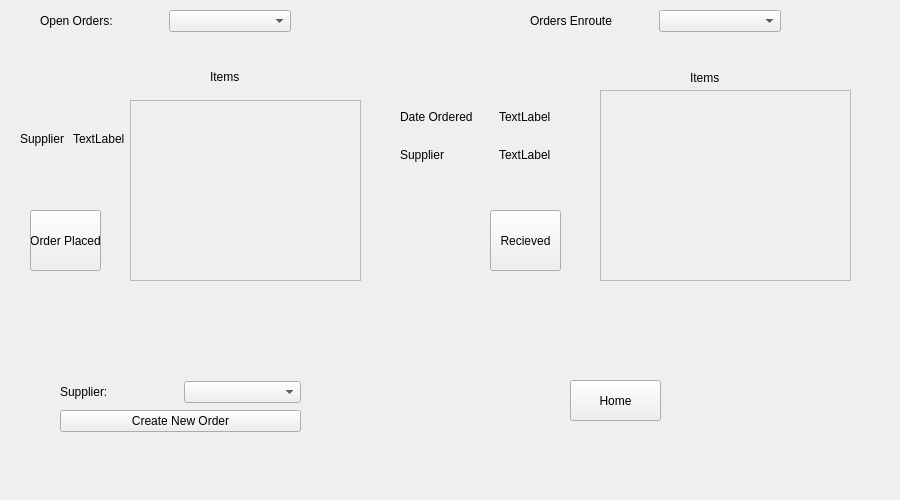
<?xml version="1.0" encoding="UTF-8"?>
<ui version="4.0">
 <class>Orders</class>
 <widget class="QWidget" name="Orders">
  <property name="geometry">
   <rect>
    <x>0</x>
    <y>0</y>
    <width>900</width>
    <height>500</height>
   </rect>
  </property>
  <property name="windowTitle">
   <string>Form</string>
  </property>
  <widget class="QWidget" name="layoutWidget_2">
   <property name="geometry">
    <rect>
     <x>530</x>
     <y>10</y>
     <width>251</width>
     <height>22</height>
    </rect>
   </property>
   <layout class="QHBoxLayout" name="horizontalLayout_3">
    <item>
     <widget class="QLabel" name="label_11">
      <property name="text">
       <string>Orders Enroute</string>
      </property>
     </widget>
    </item>
    <item>
     <widget class="QComboBox" name="comboBox_OrderEnroute"/>
    </item>
   </layout>
  </widget>
  <widget class="QScrollArea" name="scrollArea_Open">
   <property name="geometry">
    <rect>
     <x>130</x>
     <y>100</y>
     <width>231</width>
     <height>181</height>
    </rect>
   </property>
   <property name="widgetResizable">
    <bool>true</bool>
   </property>
   <widget class="QWidget" name="scrollAreaWidgetContents">
    <property name="geometry">
     <rect>
      <x>0</x>
      <y>0</y>
      <width>229</width>
      <height>179</height>
     </rect>
    </property>
    <layout class="QVBoxLayout" name="verticalLayout_4"/>
   </widget>
  </widget>
  <widget class="QScrollArea" name="scrollArea_Enroute">
   <property name="geometry">
    <rect>
     <x>600</x>
     <y>90</y>
     <width>251</width>
     <height>191</height>
    </rect>
   </property>
   <property name="widgetResizable">
    <bool>true</bool>
   </property>
   <widget class="QWidget" name="scrollAreaWidgetContents_3">
    <property name="geometry">
     <rect>
      <x>0</x>
      <y>0</y>
      <width>249</width>
      <height>189</height>
     </rect>
    </property>
    <layout class="QVBoxLayout" name="verticalLayout_5"/>
   </widget>
  </widget>
  <widget class="QPushButton" name="pushButton_Recieved">
   <property name="geometry">
    <rect>
     <x>490</x>
     <y>210</y>
     <width>71</width>
     <height>61</height>
    </rect>
   </property>
   <property name="text">
    <string>Recieved</string>
   </property>
  </widget>
  <widget class="QLabel" name="label_3">
   <property name="geometry">
    <rect>
     <x>210</x>
     <y>70</y>
     <width>46</width>
     <height>13</height>
    </rect>
   </property>
   <property name="text">
    <string>Items</string>
   </property>
  </widget>
  <widget class="QLabel" name="label_4">
   <property name="geometry">
    <rect>
     <x>690</x>
     <y>70</y>
     <width>46</width>
     <height>16</height>
    </rect>
   </property>
   <property name="text">
    <string>Items</string>
   </property>
  </widget>
  <widget class="QPushButton" name="pushButton_Home">
   <property name="geometry">
    <rect>
     <x>570</x>
     <y>380</y>
     <width>91</width>
     <height>41</height>
    </rect>
   </property>
   <property name="text">
    <string>Home</string>
   </property>
  </widget>
  <widget class="QWidget" name="layoutWidget">
   <property name="geometry">
    <rect>
     <x>40</x>
     <y>10</y>
     <width>251</width>
     <height>22</height>
    </rect>
   </property>
   <layout class="QHBoxLayout" name="horizontalLayout_2">
    <item>
     <widget class="QLabel" name="label">
      <property name="text">
       <string>Open Orders:</string>
      </property>
     </widget>
    </item>
    <item>
     <widget class="QComboBox" name="comboBox_OpenOrder"/>
    </item>
   </layout>
  </widget>
  <widget class="QWidget" name="layoutWidget">
   <property name="geometry">
    <rect>
     <x>60</x>
     <y>380</y>
     <width>241</width>
     <height>53</height>
    </rect>
   </property>
   <layout class="QVBoxLayout" name="verticalLayout">
    <item>
     <layout class="QHBoxLayout" name="horizontalLayout">
      <item>
       <widget class="QLabel" name="label_2">
        <property name="text">
         <string>Supplier:</string>
        </property>
       </widget>
      </item>
      <item>
       <widget class="QComboBox" name="comboBox_Supplier"/>
      </item>
     </layout>
    </item>
    <item>
     <widget class="QPushButton" name="pushButton_CreateOrder">
      <property name="text">
       <string>Create New Order</string>
      </property>
     </widget>
    </item>
   </layout>
  </widget>
  <widget class="QWidget" name="layoutWidget">
   <property name="geometry">
    <rect>
     <x>20</x>
     <y>120</y>
     <width>105</width>
     <height>38</height>
    </rect>
   </property>
   <layout class="QVBoxLayout" name="verticalLayout_2">
    <item>
     <layout class="QHBoxLayout" name="horizontalLayout_4">
      <item>
       <widget class="QLabel" name="label_5">
        <property name="text">
         <string>Supplier</string>
        </property>
       </widget>
      </item>
      <item>
       <widget class="QLabel" name="label_SupplierOpen">
        <property name="text">
         <string>TextLabel</string>
        </property>
       </widget>
      </item>
     </layout>
    </item>
   </layout>
  </widget>
  <widget class="QWidget" name="layoutWidget">
   <property name="geometry">
    <rect>
     <x>400</x>
     <y>100</y>
     <width>191</width>
     <height>71</height>
    </rect>
   </property>
   <layout class="QVBoxLayout" name="verticalLayout_3">
    <item>
     <layout class="QHBoxLayout" name="horizontalLayout_6">
      <item>
       <widget class="QLabel" name="label_7">
        <property name="text">
         <string>Date Ordered</string>
        </property>
       </widget>
      </item>
      <item>
       <widget class="QLabel" name="label_DateOrderedEnroute">
        <property name="text">
         <string>TextLabel</string>
        </property>
       </widget>
      </item>
     </layout>
    </item>
    <item>
     <layout class="QHBoxLayout" name="horizontalLayout_7">
      <item>
       <widget class="QLabel" name="label_9">
        <property name="text">
         <string>Supplier</string>
        </property>
       </widget>
      </item>
      <item>
       <widget class="QLabel" name="label_SupplierEnroute">
        <property name="text">
         <string>TextLabel</string>
        </property>
       </widget>
      </item>
     </layout>
    </item>
    <item>
     <layout class="QHBoxLayout" name="horizontalLayout_8"/>
    </item>
   </layout>
  </widget>
  <widget class="QPushButton" name="pushButton_Recieved_2">
   <property name="geometry">
    <rect>
     <x>30</x>
     <y>210</y>
     <width>71</width>
     <height>61</height>
    </rect>
   </property>
   <property name="text">
    <string>Order Placed</string>
   </property>
  </widget>
 </widget>
 <resources/>
 <connections/>
</ui>
